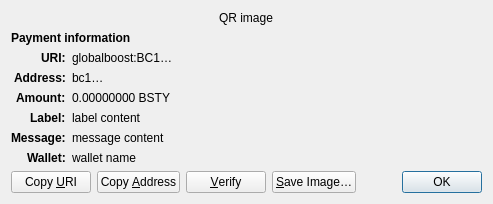
<?xml version="1.0" encoding="UTF-8"?>
<ui version="4.0">
 <class>ReceiveRequestDialog</class>
 <widget class="QDialog" name="ReceiveRequestDialog">
  <property name="geometry">
   <rect>
    <x>0</x>
    <y>0</y>
    <width>413</width>
    <height>229</height>
   </rect>
  </property>
  <property name="windowTitle">
   <string>Request payment to …</string>
  </property>
  <layout class="QGridLayout" name="gridLayout" columnstretch="0,1">
   <property name="sizeConstraint">
    <enum>QLayout::SetFixedSize</enum>
   </property>
   <item row="0" column="0" colspan="2" alignment="Qt::AlignHCenter">
    <widget class="QRImageWidget" name="qr_code">
     <property name="text">
      <string notr="true">QR image</string>
     </property>
     <property name="textInteractionFlags">
      <set>Qt::NoTextInteraction</set>
     </property>
    </widget>
   </item>
   <item row="1" column="0" colspan="2">
    <widget class="QLabel" name="payment_header">
     <property name="font">
      <font>
       <weight>75</weight>
       <bold>true</bold>
      </font>
     </property>
     <property name="text">
      <string>Payment information</string>
     </property>
     <property name="textInteractionFlags">
      <set>Qt::NoTextInteraction</set>
     </property>
    </widget>
   </item>
   <item row="2" column="0" alignment="Qt::AlignRight|Qt::AlignTop">
    <widget class="QLabel" name="uri_tag">
     <property name="font">
      <font>
       <weight>75</weight>
       <bold>true</bold>
      </font>
     </property>
     <property name="text">
      <string notr="true">URI:</string>
     </property>
     <property name="textFormat">
      <enum>Qt::PlainText</enum>
     </property>
     <property name="textInteractionFlags">
      <set>Qt::NoTextInteraction</set>
     </property>
    </widget>
   </item>
   <item row="2" column="1" alignment="Qt::AlignTop">
    <widget class="QLabel" name="uri_content">
     <property name="text">
      <string notr="true">globalboost:BC1…</string>
     </property>
     <property name="textFormat">
      <enum>Qt::RichText</enum>
     </property>
     <property name="wordWrap">
      <bool>true</bool>
     </property>
     <property name="textInteractionFlags">
      <set>Qt::TextSelectableByMouse</set>
     </property>
    </widget>
   </item>
   <item row="3" column="0" alignment="Qt::AlignRight|Qt::AlignTop">
    <widget class="QLabel" name="address_tag">
     <property name="font">
      <font>
       <weight>75</weight>
       <bold>true</bold>
      </font>
     </property>
     <property name="text">
      <string>Address:</string>
     </property>
     <property name="textInteractionFlags">
      <set>Qt::NoTextInteraction</set>
     </property>
    </widget>
   </item>
   <item row="3" column="1" alignment="Qt::AlignTop">
    <widget class="QLabel" name="address_content">
     <property name="text">
      <string notr="true">bc1…</string>
     </property>
     <property name="textFormat">
      <enum>Qt::PlainText</enum>
     </property>
     <property name="textInteractionFlags">
      <set>Qt::TextSelectableByMouse</set>
     </property>
    </widget>
   </item>
   <item row="4" column="0" alignment="Qt::AlignRight|Qt::AlignTop">
    <widget class="QLabel" name="amount_tag">
     <property name="font">
      <font>
       <weight>75</weight>
       <bold>true</bold>
      </font>
     </property>
     <property name="text">
      <string>Amount:</string>
     </property>
     <property name="textInteractionFlags">
      <set>Qt::NoTextInteraction</set>
     </property>
    </widget>
   </item>
   <item row="4" column="1" alignment="Qt::AlignTop">
    <widget class="QLabel" name="amount_content">
     <property name="text">
      <string notr="true">0.00000000 BSTY</string>
     </property>
     <property name="textFormat">
      <enum>Qt::PlainText</enum>
     </property>
     <property name="textInteractionFlags">
      <set>Qt::TextSelectableByMouse</set>
     </property>
    </widget>
   </item>
   <item row="5" column="0" alignment="Qt::AlignRight|Qt::AlignTop">
    <widget class="QLabel" name="label_tag">
     <property name="font">
      <font>
       <weight>75</weight>
       <bold>true</bold>
      </font>
     </property>
     <property name="text">
      <string>Label:</string>
     </property>
     <property name="textInteractionFlags">
      <set>Qt::NoTextInteraction</set>
     </property>
    </widget>
   </item>
   <item row="5" column="1" alignment="Qt::AlignTop">
    <widget class="QLabel" name="label_content">
     <property name="text">
      <string notr="true">label content</string>
     </property>
     <property name="textFormat">
      <enum>Qt::PlainText</enum>
     </property>
     <property name="wordWrap">
      <bool>true</bool>
     </property>
     <property name="textInteractionFlags">
      <set>Qt::TextSelectableByMouse</set>
     </property>
    </widget>
   </item>
   <item row="6" column="0" alignment="Qt::AlignRight|Qt::AlignTop">
    <widget class="QLabel" name="message_tag">
     <property name="font">
      <font>
       <weight>75</weight>
       <bold>true</bold>
      </font>
     </property>
     <property name="text">
      <string>Message:</string>
     </property>
     <property name="textInteractionFlags">
      <set>Qt::NoTextInteraction</set>
     </property>
    </widget>
   </item>
   <item row="6" column="1" alignment="Qt::AlignTop">
    <widget class="QLabel" name="message_content">
     <property name="text">
      <string notr="true">message content</string>
     </property>
     <property name="textFormat">
      <enum>Qt::PlainText</enum>
     </property>
     <property name="wordWrap">
      <bool>true</bool>
     </property>
     <property name="textInteractionFlags">
      <set>Qt::TextSelectableByMouse</set>
     </property>
    </widget>
   </item>
   <item row="7" column="0" alignment="Qt::AlignRight|Qt::AlignTop">
    <widget class="QLabel" name="wallet_tag">
     <property name="font">
      <font>
       <weight>75</weight>
       <bold>true</bold>
      </font>
     </property>
     <property name="text">
      <string>Wallet:</string>
     </property>
     <property name="textInteractionFlags">
      <set>Qt::NoTextInteraction</set>
     </property>
    </widget>
   </item>
   <item row="7" column="1" alignment="Qt::AlignTop">
    <widget class="QLabel" name="wallet_content">
     <property name="text">
      <string notr="true">wallet name</string>
     </property>
     <property name="textFormat">
      <enum>Qt::PlainText</enum>
     </property>
     <property name="wordWrap">
      <bool>true</bool>
     </property>
     <property name="textInteractionFlags">
      <set>Qt::TextSelectableByMouse</set>
     </property>
    </widget>
   </item>
   <item row="8" column="0" colspan="2">
    <layout class="QHBoxLayout" name="horizontalLayout">
     <item>
      <widget class="QPushButton" name="btnCopyURI">
       <property name="text">
        <string>Copy &amp;URI</string>
       </property>
       <property name="autoDefault">
        <bool>false</bool>
       </property>
      </widget>
     </item>
     <item>
      <widget class="QPushButton" name="btnCopyAddress">
       <property name="text">
        <string>Copy &amp;Address</string>
       </property>
       <property name="autoDefault">
        <bool>false</bool>
       </property>
      </widget>
     </item>
     <item>
      <widget class="QPushButton" name="btnVerify">
       <property name="text">
        <string>&amp;Verify</string>
       </property>
       <property name="toolTip">
        <string>Verify this address on e.g. a hardware wallet screen</string>
       </property>
       <property name="autoDefault">
        <bool>false</bool>
       </property>
      </widget>
     </item>
     <item>
      <widget class="QPushButton" name="btnSaveAs">
       <property name="text">
        <string>&amp;Save Image…</string>
       </property>
       <property name="autoDefault">
        <bool>false</bool>
       </property>
      </widget>
     </item>
     <item>
      <spacer name="horizontalSpacer_2">
       <property name="orientation">
        <enum>Qt::Horizontal</enum>
       </property>
       <property name="sizeHint" stdset="0">
        <size>
         <width>40</width>
         <height>20</height>
        </size>
       </property>
      </spacer>
     </item>
     <item>
      <widget class="QDialogButtonBox" name="buttonBox">
       <property name="focusPolicy">
        <enum>Qt::StrongFocus</enum>
       </property>
       <property name="standardButtons">
        <set>QDialogButtonBox::Ok</set>
       </property>
      </widget>
     </item>
    </layout>
   </item>
  </layout>
 </widget>
 <customwidgets>
  <customwidget>
   <class>QRImageWidget</class>
   <extends>QLabel</extends>
   <header>qt/qrimagewidget.h</header>
  </customwidget>
 </customwidgets>
 <tabstops>
  <tabstop>buttonBox</tabstop>
  <tabstop>btnCopyURI</tabstop>
  <tabstop>btnCopyAddress</tabstop>
  <tabstop>btnSaveAs</tabstop>
 </tabstops>
 <resources/>
 <connections>
  <connection>
   <sender>buttonBox</sender>
   <signal>accepted()</signal>
   <receiver>ReceiveRequestDialog</receiver>
   <slot>accept()</slot>
   <hints>
    <hint type="sourcelabel">
     <x>135</x>
     <y>230</y>
    </hint>
    <hint type="destinationlabel">
     <x>135</x>
     <y>126</y>
    </hint>
   </hints>
  </connection>
 </connections>
</ui>
